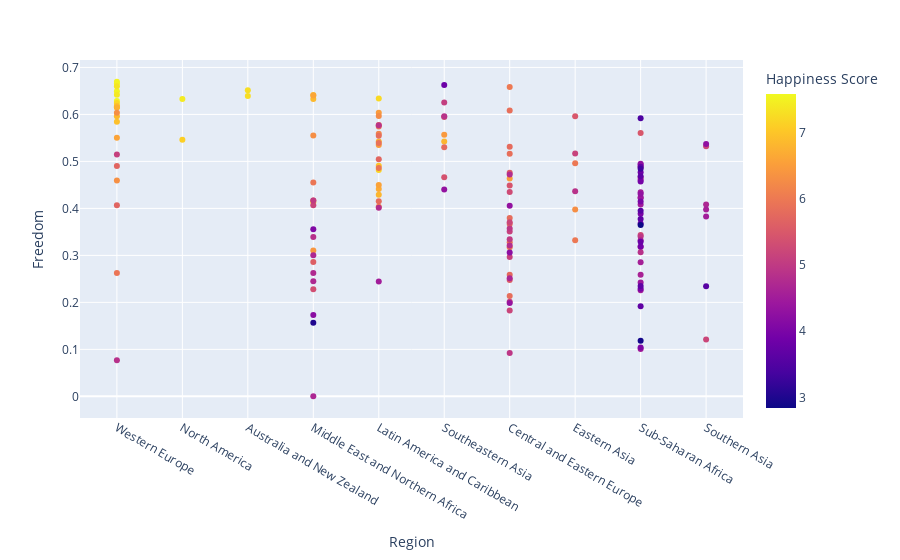

The notebook cell this image was saved under:
### Code cell
plt.figure(figsize=(15,7))
GDP = px.scatter(df,x= 'Region', y = 'Freedom',color = 'Happiness Score')
GDP.show()

### Figure 1 — Plotly figure (JSON) as saved in the notebook; plotly's stock layout.template omitted (floating-point values rounded to 4 significant figures; data arrays with more than 128 entries replaced by an {"elided": "..."} marker saying what was removed)
{"data": [{"hovertemplate": "Region=%{x}<br>Freedom=%{y}<br>Happiness Score=%{marker.color}<extra></extra>", "legendgroup": "", "marker": {"color": {"elided": "158 float values"}, "coloraxis": "coloraxis", "symbol": "circle"}, "mode": "markers", "name": "", "orientation": "v", "showlegend": false, "type": "scatter", "x": {"elided": "158 str values"}, "xaxis": "x", "y": {"elided": "158 float values"}, "yaxis": "y"}], "layout": {"coloraxis": {"colorbar": {"title": {"text": "Happiness Score"}}, "colorscale": [[0, "#0d0887"], [0.1111, "#46039f"], [0.2222, "#7201a8"], [0.3333, "#9c179e"], [0.4444, "#bd3786"], [0.5556, "#d8576b"], [0.6667, "#ed7953"], [0.7778, "#fb9f3a"], [0.8889, "#fdca26"], [1, "#f0f921"]]}, "legend": {"tracegroupgap": 0}, "margin": {"t": 60}, "xaxis": {"anchor": "y", "domain": [0, 1], "title": {"text": "Region"}}, "yaxis": {"anchor": "x", "domain": [0, 1], "title": {"text": "Freedom"}}}}
